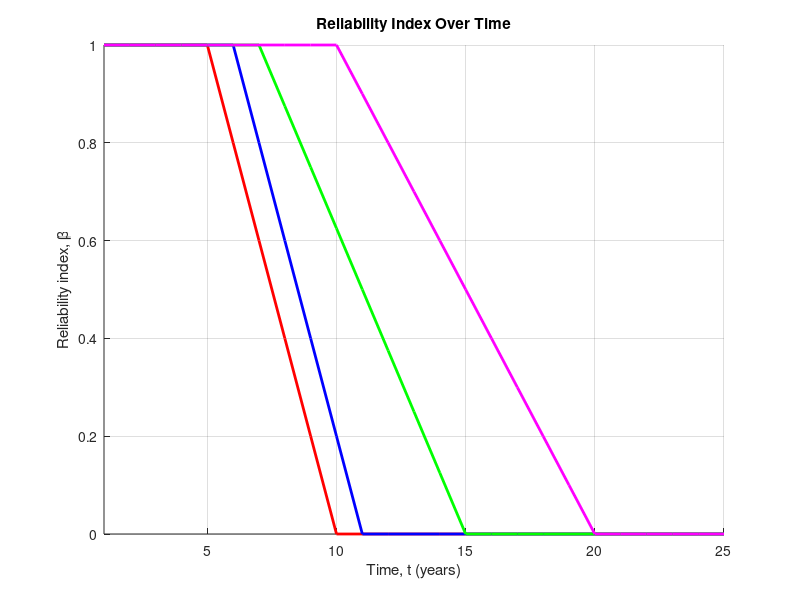

The MATLAB source for this figure: (Note: this script raises an error after producing the figure.)
function StochasticOptimization_Det
clc, clear, close all

%% DATA
% Time horizon (years)
Thoriz=25;


% for each bridge b:  beta0 d(years) L(years) C(Meuros)
data=[
    % 1 3 9 0.6
    % 1 5 9 0.8
    % 1 6 10 1    
    % 1 9 19 0.7    ]; 

    1 5 10 0.6
    1 6 11 0.8
    1 7 15 1    
    1 10 20 0.7];
[beta0_b, d_b, L_b, C_b]=deal(data(:,1), data(:,2), data(:,3), data(:,4));

% Annual resources (M euro)
R=1.4;


%--- Initial reliability estimation
nb=length(beta0_b); %number of bridges
beta_bt0=reliability(beta0_b,d_b,L_b,Thoriz);  %reliability with time

%--- figure ----
figure, hold on
col=['r','b','g','m'];
for b=1:nb
    plot(1:Thoriz,beta_bt0(b,:),['-',col(b)],'LineWidth',2)  
end
grid on, xlim([1,Thoriz]), ylim([0,1]), xlabel('Time, t (years)'), ylabel('Reliability index, \beta')
title('Reliability Index Over Time');
%--- ------ ----

%% Deterministic Optimization
%--- Variables ->  e.g., freq=[10 2 0 0 ; 5, 5 0 0; 0 0 0 0];  
maxInter_b=ceil(Thoriz./L_b)+1; %max number of interventions expected per bridge

nt=max(maxInter_b); %to dimension the matrix, max interventions experienced by the worst case. 
nvars=nb*nt; %number of design variables   y_b=[10 2 0 0 , 5, 5 0 0, 0 0 0 0];
IntCon=1:nvars;  %the position of the integer variables

%--- Range of definition: [0,max number of years with no interventions==L_b]
% lower bound
lb=zeros(nvars,1);
% upper bound
ub=lb;
pos=1;
for b=1:nb
    % This guarantees interventions freq. within the service life (if
    % conducted)
    ub(pos:pos+maxInter_b(b)-1)=L_b(b)-1;
    % this forces zeros after the max number of interventions expected
    if maxInter_b(b)<nb
        ub(pos+maxInter_b(b):pos+nb-1)=0;
    end
    pos=pos+nt;
end

%--- Linear constraints
Aineq=[];bineq=[]; % Inequality constraints
Aeq=[]; beq=[];% Equality constraints

%--- Nonlinear constraints
    function [c,ceq] = nonlcon(y_b)
        %From frequency to a schedule matrix [0/1]
        X_bt = Frequency2Schedule(y_b, nb, nt, Thoriz);

        % Constraint 1 >>> the last intervention is within Thoriz --> LastInterv<Thoriz --> LastInterv-Thoriz<=1   for all b
        lastInterv_b = max(cumulateFreq(reshape(y_b, nt, nb)'),[],2); %the last intervention
        c1 = lastInterv_b-Thoriz-1;

        % Constraint 2 >>> C_b*X_bt <= R   for all t
        c2 = (sum(repmat(C_b,1,Thoriz).*X_bt)-R)';

        % Constraint 3 >>> beta_bt>0  --> sum(sum(beta_bt))<=0
        beta_bt=MaintenanceApplication(beta_bt0,X_bt,Thoriz);
        c3 = sum(sum(beta_bt==0)); 

        c=[c1;c2;c3];
        ceq =[]; %equalities are not allowed
    end

%--- Objective function: minimize cost trying to go for the largest time between interventions (== max y_b)
    function MinCost = fun(y_b)
        ninterv_b=CountNinterv(y_b, nt, nb);
        MinCost = C_b'*ninterv_b;
    end


%% Solution -----------------------------------------------------------
options=optimoptions('ga','StallGenLimit',1000); %('Display','none'); %'TolCon', 1e-9, 'TolFun', 1e-9,
[Yopt,MinCost,exitflag]=ga(@fun,nvars,Aineq,bineq,Aeq,beq,lb,ub,@nonlcon,IntCon, options);
OptInterv=cumulateFreq(reshape(Yopt, nt, nb)')
X_bt=Frequency2Schedule(Yopt, nb, nt, Thoriz)
beta_bt=MaintenanceApplication(beta_bt0,X_bt,Thoriz); %optimal maintenance 

%--- Result check
fprintf('Min Cost = %-6.2f\n',MinCost)
ninterv=sum(CountNinterv(Yopt, nt, nb));
fprintf('Number of interventions = %-4.0f\n',ninterv)
[c,~] = nonlcon(Yopt);
BudgetIssues=length(find(c(end-Thoriz:end-1)>0));
fprintf('Number of time intervals with exceeding budget = %-4.0f\n',BudgetIssues)
reliabIssues=c(end);
fprintf('Number of time intervals with reliability issues = %-4.0f\n',reliabIssues)

%--- figure ----
figure, hold on
h=zeros(1,nb);leg=cell(1,4);
for b=1:nb
    h(b)=plot(1:Thoriz,beta_bt(b,:),['-',col(b)],'LineWidth',2);  
    leg{b}=sprintf('Bridge %1.0f',b);
end
legend(h, leg, 'Location', 'best')
grid on, xlim([1,Thoriz]), ylim([0,1]), xlabel('Time, t (years)'), ylabel('Reliability index, \beta')
title('Reliability Index Over Time');
%--- ------ ----

end


%%%%%%%%%%%%%%%%%%%%%%%%%%
function beta_bt=reliability(beta0_b,d_b,L_b,Thoriz)
%--- Reliability estimation
% beta_bt reliability curve over time for bridge b
% beta0_b: Initial reliability of bridge b at t=0
% d_b,L_b: when the degradation starts and reaches beta=0 for each bridge
% Thoriz: maximum time studied

nb=length(beta0_b); %number of bridges
beta_bt=zeros(nb,Thoriz);
%introducting degradation: beta(t)=beta0/(L-d)*(L-t)

for b=1:nb
    %horizontal branch
    timesteps=floor(d_b(b));
    beta_bt(b,1:timesteps)=beta0_b(b)*ones(1,timesteps);

    %degradation till L_b
    servicelife=floor(L_b(b));
    t=timesteps+1:servicelife;
    beta_bt(b,timesteps+1:servicelife)=beta0_b(b)./(L_b(b)-d_b(b)).*(L_b(b)-t);
end
end

function updatedbeta_bt=MaintenanceApplication(beta_bt,X_bt,Thoriz)
%--- given a maintenance strategy given by X_bt, where 1 means that bridge
% b undergoes maintenance at time t, this function gives the updated
% reliability profile

updatedbeta_bt=beta_bt;%it reads the previous beta and to correct it after t1
InterventionTimes=find(sum(X_bt)>0); %indicates the time steps with interventions

for t=InterventionTimes
    intervbrid=find(X_bt(:,t)==1);%for the bridges intervened at a given t

    %introducting degradation: beta(t)=beta0/(L-d)*(L-t)
    timecells=Thoriz-t;
    updatedbeta_bt(intervbrid,t+1:Thoriz)=beta_bt(intervbrid,1:timecells); %it takes the shape of the original curve
end
end

function X_bt = Frequency2Schedule(y_b, nb, nt, Thoriz)
% Transforms a vector indicating the frequency to a schedule matrix [0/1]
freq_b=reshape(y_b, nt, nb)'; %from vector to matrix
cumFreq_b = cumulateFreq(freq_b); %creates the cumulative frequency->gives the years of interventions
X_bt = zeros(nb, Thoriz);

for b = 1:nb
    % Extract nonzero entries, which are assumed to be column indices
    idx = cumFreq_b(b, cumFreq_b(b, :) ~= 0);

    %substract the idx>T
    idx = idx(idx<=Thoriz); 

    % If nonzero indices exist, set corresponding positions in X_bt to one
    if ~isempty(idx)
        X_bt(b, idx) = 1;
    end
end
end

function cumFreq_b = cumulateFreq(freq_b)
%creates the cumulative frequency
[nb, nt] = size(freq_b);
cumFreq_b = zeros(nb, nt);

for b=1:nb
    f_b=freq_b(b,freq_b(b,:)~=0); %frequencies
    cumFreq_b(b,1:length(f_b))=cumsum(f_b); %years when the intervention is done
end
end

function ninterv_b=CountNinterv(y_b, nt, nb)
%from vector y_b, it computes the number of interventions per bridge
y_b01=y_b~=0;
freq_b=reshape(y_b01, nt, nb)';  %it creates the matrix
ninterv_b=sum(freq_b,2);% it evaluates the number of interventions
end
